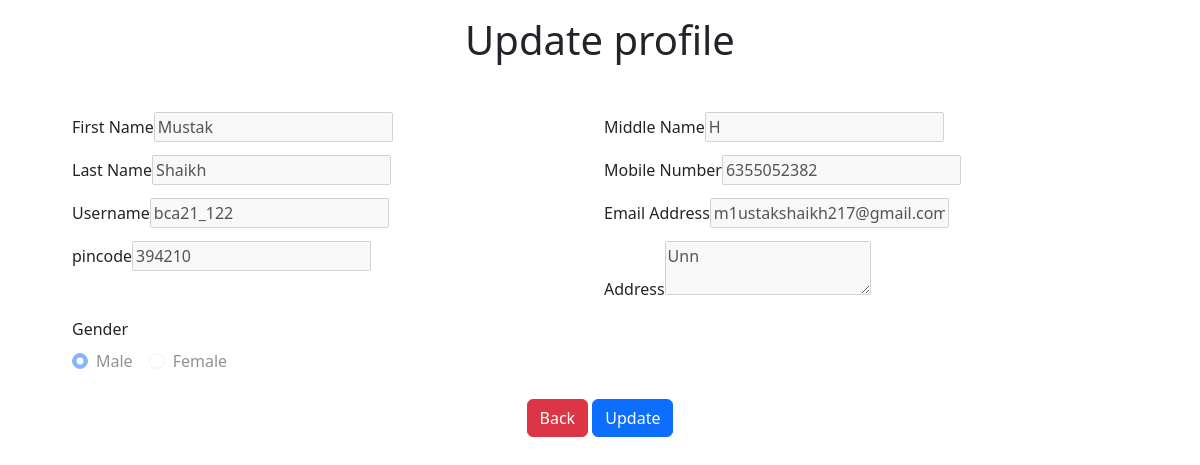
Page /customer/updateProfile.php (signed in) on the earlier database version.
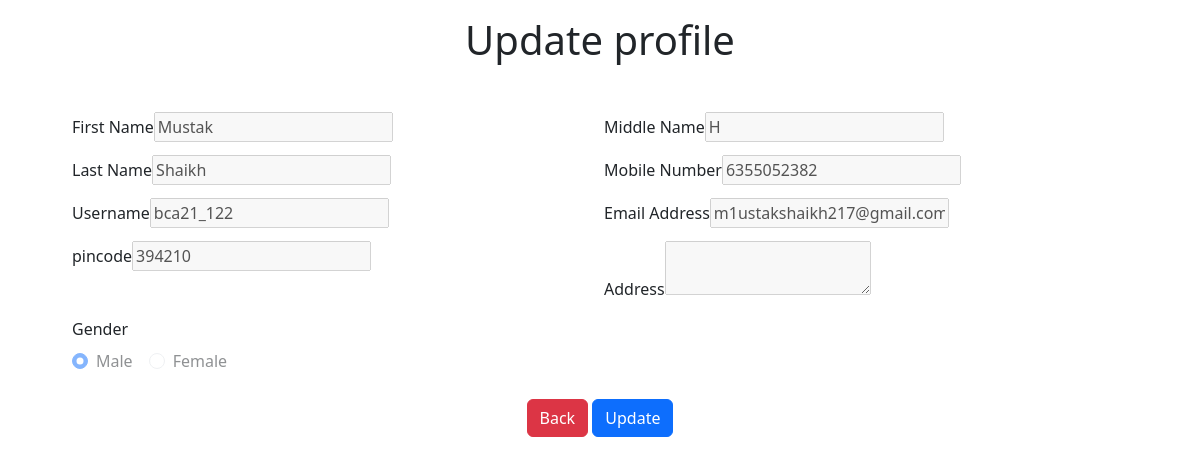
Same page on the later database version.
### tables this page shows
CREATE TABLE `customerregistration` (
  `UserId` int(11) NOT NULL,
  `UserFirstName` varchar(30) NOT NULL,
  `UserMiddleName` varchar(30) NOT NULL,
  `UserLastName` varchar(30) NOT NULL,
  `MobileNumber` char(10) NOT NULL,
  `EmailAddress` varchar(30) NOT NULL,
  `UserName` varchar(30) NOT NULL,
  `Password` char(32) NOT NULL,
  `Address` varchar(50) NOT NULL,
  `Pincode` int(6) NOT NULL,
  `Gender` varchar(1) NOT NULL,
  `CreationDate` datetime NOT NULL,
  `status` varchar(1) NOT NULL DEFAULT '1'
);

### customer/updateProfile.php (the view, shortened to what this page needs)
<!DOCTYPE html>
<html lang="en">
<head>
    <link href="https://cdn.jsdelivr.net/npm/bootstrap@5.3.0-alpha1/dist/css/bootstrap.min.css" rel="stylesheet"
>
</head>
<body class="bg-white text-dark overflow-x-hidden">
    <?php
    $host = 'localhost';
    $dbname = 'knitsite';
    $username = 'root';
    $password = '';
    $conn = new mysqli($host, $username, $password, $dbname);
    if (isset($_SESSION["LoginUserName"])) {
        $sql = " SELECT UserFirstName,UserMiddleName,UserLastName,MobileNumber,EmailAddress,UserName,Password,Address,Pincode,Gender FROM customerregistration where UserName=? LIMIT 1";
        if ($stmt = $conn->prepare($sql)) {
            $stmt->bind_param("s", $uname);
            $stmt->execute();
            $res = $stmt->get_result();
            $cust_array = $res->fetch_assoc();
            $UserFirstName = $cust_array["UserFirstName"];
            $UserMiddleName = $cust_array["UserMiddleName"];
            $UserLastName = $cust_array["UserLastName"];
            $MobileNumber = $cust_array["MobileNumber"];
            $EmailAddress = $cust_array["EmailAddress"];
            $UserName = $cust_array["UserName"];
            $Address = $cust_array["Address"];
            $Pincode = $cust_array["Pincode"];
            $Gender = $cust_array["Gender"];
        }
    }
    ?>
    <center>
        <h1 class="mt-3">
            Update profile
        </h1>
    </center>
    <form action="updateUser.php" method="post" class="m-5" name="registration-form">
        <div class="gap-2 mx-4" style="display:grid;grid-template-columns:repeat(2 , minmax( 250px , 1fr));">
            <div class="form-input"><label class="form-label">First Name </label><input name="firstname" id="firstname"
                    type="text" class="form-connectiontrol" value="<?php echo @$UserFirstName ?>" disabled></div>
            <div class="form-input"><label class="form-label">Middle Name </label><input id="mname" name="middlename"
                    type="text" class="form-connectiontrol" value="<?php echo @$UserMiddleName ?>" disabled></div>
            <div class="form-input"><label class="form-label">Last Name </label><input id="lname" name="lastname"
                    type="text" class="form-connectiontrol" value="<?php echo @$UserLastName ?>" disabled></div>
            <div class="form-input"><label class="form-label">Mobile Number </label><input id="cno" name="mobileno"
                    type="text" class="form-connectiontrol" value="<?php echo @$MobileNumber ?>" disabled></div>
            <div class="form-input"><label class="form-label">Username </label><input id="email" name="username"
                    type="text" class="form-connectiontrol" value="<?php echo @$UserName ?>" disabled></div>
            <div class="form-input"><label class="form-label">Email Address </label><input id="email" name="email"
                    type="email" class="form-connectiontrol" value="<?php echo @$EmailAddress ?>" disabled></div>
            <div class="form-input"><label class="form-label">pincode </label><input id="zip" name="pincode" type="text"
                    class="form-connectiontrol" value="<?php echo @$Pincode ?>" disabled></div>
            <div class="form-input"><label class="form-label"> Address</label><textarea id="address" name="address"
                    type="text" class="form-connectiontrol" value="" disabled><?php echo @$Address ?></textarea>
            </div>
            <div class="radio-input">
                <label class="form-label">Gender</label>
                <div class="d-flex gap-3">
                    <div class="form-check">
                        <input class="form-check-input" name="gender" value="M" type="radio" id="male" <?php if (isset($Gender) && $Gender == "M")
                            echo "checked"; ?> disabled>
                        <label class="form-check-label">
                            Male
                        </label>
                    </div>
                    <div class="form-check">
                        <input class="form-check-input" name="gender" value="F" type="radio" id="Female" <?php if (isset($Gender) && $Gender == "F")
                            echo "checked"; ?> disabled>
                        <label class="form-check-label">
                            Female
                        </label>
                    </div>
                </div>
            </div>
        </div>
        <div class="d-flex justify-connectiontent-center align-items-center flex-column mt-3">
            <div class="form-connectiontrols pt-2 pb-5">
                <a href="HomePage.php" class="btn btn-danger">Back</a>
                <button type="button" id="updateBtn" class="btn btn-primary">Update</button>
            </div>
        </div>
    </form>
</body>
</html>

Differences in the rows shown:
changed customerregistration "Mustak": address "Unn" → (not shown)
